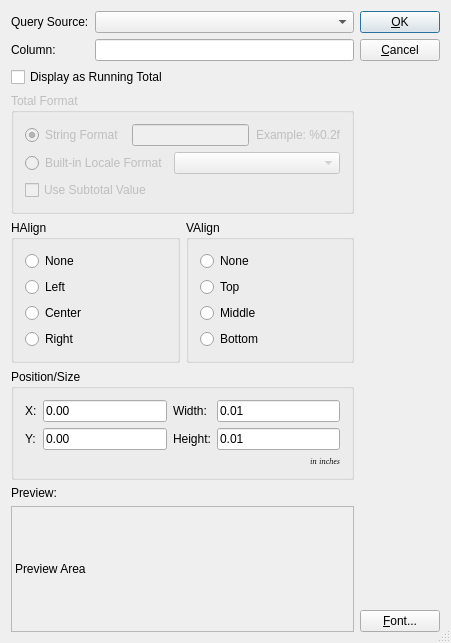
<ui version="4.0" >
 <author></author>
 <comment> * OpenRPT report writer and rendering engine
 * Copyright (C) 2001-2007 by OpenMFG, LLC
 *
 * This library is free software; you can redistribute it and/or
 * modify it under the terms of the GNU Lesser General Public
 * License as published by the Free Software Foundation; either
 * version 2.1 of the License, or (at your option) any later version.
 *
 * This library is distributed in the hope that it will be useful,
 * but WITHOUT ANY WARRANTY; without even the implied warranty of
 * MERCHANTABILITY or FITNESS FOR A PARTICULAR PURPOSE. See the GNU
 * Lesser General Public License for more details.
 *
 * You should have received a copy of the GNU Lesser General Public
 * License along with this library; if not, write to the Free Software
 * Foundation, Inc., 59 Temple Place, Suite 330, Boston, MA 02111-1307 USA
 * Please contact info@openmfg.com with any questions on this license.</comment>
 <exportmacro></exportmacro>
 <class>FieldEditor</class>
 <widget class="QDialog" name="FieldEditor" >
  <property name="geometry" >
   <rect>
    <x>0</x>
    <y>0</y>
    <width>451</width>
    <height>643</height>
   </rect>
  </property>
  <property name="sizePolicy" >
   <sizepolicy>
    <hsizetype>1</hsizetype>
    <vsizetype>1</vsizetype>
    <horstretch>0</horstretch>
    <verstretch>0</verstretch>
   </sizepolicy>
  </property>
  <property name="windowTitle" >
   <string>Properties (Field)</string>
  </property>
  <property name="sizeGripEnabled" >
   <bool>true</bool>
  </property>
  <layout class="QHBoxLayout" >
   <property name="margin" >
    <number>11</number>
   </property>
   <property name="spacing" >
    <number>6</number>
   </property>
   <item>
    <layout class="QVBoxLayout" >
     <property name="margin" >
      <number>0</number>
     </property>
     <property name="spacing" >
      <number>6</number>
     </property>
     <item>
      <layout class="QGridLayout" >
       <property name="margin" >
        <number>0</number>
       </property>
       <property name="spacing" >
        <number>6</number>
       </property>
       <item row="1" column="1" >
        <widget class="QLineEdit" name="tbColumn" />
       </item>
       <item row="0" column="0" >
        <widget class="QLabel" name="TextLabel1_3" >
         <property name="text" >
          <string>Query Source:</string>
         </property>
        </widget>
       </item>
       <item row="1" column="0" >
        <widget class="QLabel" name="TextLabel1" >
         <property name="sizePolicy" >
          <sizepolicy>
           <hsizetype>5</hsizetype>
           <vsizetype>1</vsizetype>
           <horstretch>0</horstretch>
           <verstretch>0</verstretch>
          </sizepolicy>
         </property>
         <property name="text" >
          <string>Column:</string>
         </property>
        </widget>
       </item>
       <item row="0" column="1" >
        <widget class="QComboBox" name="cbQuery" />
       </item>
      </layout>
     </item>
     <item>
      <widget class="QCheckBox" name="_cbRTotal" >
       <property name="text" >
        <string>Display as Running Total</string>
       </property>
      </widget>
     </item>
     <item>
      <widget class="QGroupBox" name="_gbRTotal" >
       <property name="enabled" >
        <bool>false</bool>
       </property>
       <property name="title" >
        <string>Total Format</string>
       </property>
       <layout class="QVBoxLayout" >
        <property name="margin" >
         <number>11</number>
        </property>
        <property name="spacing" >
         <number>6</number>
        </property>
        <item>
         <layout class="QHBoxLayout" >
          <property name="margin" >
           <number>0</number>
          </property>
          <property name="spacing" >
           <number>6</number>
          </property>
          <item>
           <widget class="QRadioButton" name="_rbStringFormat" >
            <property name="text" >
             <string>String Format </string>
            </property>
            <property name="checked" >
             <bool>true</bool>
            </property>
           </widget>
          </item>
          <item>
           <widget class="QLineEdit" name="_leRTotalFormat" />
          </item>
          <item>
           <widget class="QLabel" name="_lblRTotalExample" >
            <property name="sizePolicy" >
             <sizepolicy>
              <hsizetype>1</hsizetype>
              <vsizetype>5</vsizetype>
              <horstretch>0</horstretch>
              <verstretch>0</verstretch>
             </sizepolicy>
            </property>
            <property name="text" >
             <string>Example: %0.2f</string>
            </property>
            <property name="alignment" >
             <set>Qt::AlignRight|Qt::AlignTrailing|Qt::AlignVCenter</set>
            </property>
           </widget>
          </item>
         </layout>
        </item>
        <item>
         <layout class="QHBoxLayout" >
          <property name="margin" >
           <number>0</number>
          </property>
          <property name="spacing" >
           <number>6</number>
          </property>
          <item>
           <widget class="QRadioButton" name="_rbBuiltinFormat" >
            <property name="text" >
             <string>Built-in Locale Format</string>
            </property>
           </widget>
          </item>
          <item>
           <widget class="QComboBox" name="_cbBuiltinFormat" >
            <property name="enabled" >
             <bool>false</bool>
            </property>
            <property name="sizePolicy" >
             <sizepolicy>
              <hsizetype>3</hsizetype>
              <vsizetype>0</vsizetype>
              <horstretch>0</horstretch>
              <verstretch>0</verstretch>
             </sizepolicy>
            </property>
           </widget>
          </item>
         </layout>
        </item>
        <item>
         <widget class="QCheckBox" name="_cbSubTotal" >
          <property name="text" >
           <string>Use Subtotal Value</string>
          </property>
         </widget>
        </item>
       </layout>
      </widget>
     </item>
     <item>
      <layout class="QHBoxLayout" >
       <property name="margin" >
        <number>0</number>
       </property>
       <property name="spacing" >
        <number>6</number>
       </property>
       <item>
        <widget class="QGroupBox" name="bgHAlign" >
         <property name="sizePolicy" >
          <sizepolicy>
           <hsizetype>5</hsizetype>
           <vsizetype>1</vsizetype>
           <horstretch>0</horstretch>
           <verstretch>0</verstretch>
          </sizepolicy>
         </property>
         <property name="title" >
          <string>HAlign</string>
         </property>
         <layout class="QVBoxLayout" >
          <property name="margin" >
           <number>11</number>
          </property>
          <property name="spacing" >
           <number>6</number>
          </property>
          <item>
           <widget class="QRadioButton" name="rbHAlignNone" >
            <property name="text" >
             <string>None</string>
            </property>
           </widget>
          </item>
          <item>
           <widget class="QRadioButton" name="rbHAlignLeft" >
            <property name="text" >
             <string>Left</string>
            </property>
           </widget>
          </item>
          <item>
           <widget class="QRadioButton" name="rbHAlignCenter" >
            <property name="text" >
             <string>Center</string>
            </property>
           </widget>
          </item>
          <item>
           <widget class="QRadioButton" name="rbHAlignRight" >
            <property name="text" >
             <string>Right</string>
            </property>
           </widget>
          </item>
         </layout>
        </widget>
       </item>
       <item>
        <widget class="QGroupBox" name="bgVAlign" >
         <property name="sizePolicy" >
          <sizepolicy>
           <hsizetype>5</hsizetype>
           <vsizetype>1</vsizetype>
           <horstretch>0</horstretch>
           <verstretch>0</verstretch>
          </sizepolicy>
         </property>
         <property name="title" >
          <string>VAlign</string>
         </property>
         <layout class="QVBoxLayout" >
          <property name="margin" >
           <number>11</number>
          </property>
          <property name="spacing" >
           <number>6</number>
          </property>
          <item>
           <widget class="QRadioButton" name="rbVAlignNone" >
            <property name="text" >
             <string>None</string>
            </property>
           </widget>
          </item>
          <item>
           <widget class="QRadioButton" name="rbVAlignTop" >
            <property name="text" >
             <string>Top</string>
            </property>
           </widget>
          </item>
          <item>
           <widget class="QRadioButton" name="rbVAlignMiddle" >
            <property name="text" >
             <string>Middle</string>
            </property>
           </widget>
          </item>
          <item>
           <widget class="QRadioButton" name="rbVAlignBottom" >
            <property name="text" >
             <string>Bottom</string>
            </property>
           </widget>
          </item>
         </layout>
        </widget>
       </item>
      </layout>
     </item>
     <item>
      <widget class="QGroupBox" name="GroupBox1" >
       <property name="title" >
        <string>Position/Size</string>
       </property>
       <layout class="QGridLayout" >
        <property name="margin" >
         <number>11</number>
        </property>
        <property name="spacing" >
         <number>6</number>
        </property>
        <item row="1" column="3" >
         <widget class="QLineEdit" name="leHeight" >
          <property name="text" >
           <string>0.01</string>
          </property>
         </widget>
        </item>
        <item row="0" column="3" >
         <widget class="QLineEdit" name="leWidth" >
          <property name="text" >
           <string>0.01</string>
          </property>
         </widget>
        </item>
        <item row="1" column="0" >
         <widget class="QLabel" name="TextLabel2" >
          <property name="text" >
           <string>Y:</string>
          </property>
         </widget>
        </item>
        <item row="1" column="2" >
         <widget class="QLabel" name="TextLabel4" >
          <property name="text" >
           <string>Height:</string>
          </property>
         </widget>
        </item>
        <item row="0" column="0" >
         <widget class="QLabel" name="TextLabel1_3_2" >
          <property name="text" >
           <string>X:</string>
          </property>
         </widget>
        </item>
        <item row="0" column="2" >
         <widget class="QLabel" name="TextLabel3" >
          <property name="text" >
           <string>Width:</string>
          </property>
         </widget>
        </item>
        <item row="2" column="3" >
         <widget class="QLabel" name="TextLabel5" >
          <property name="font" >
           <font>
            <family>Helvetica [Cronyx]</family>
            <pointsize>6</pointsize>
            <weight>50</weight>
            <italic>true</italic>
            <bold>false</bold>
            <underline>false</underline>
            <strikeout>false</strikeout>
           </font>
          </property>
          <property name="text" >
           <string>in inches</string>
          </property>
          <property name="textFormat" >
           <enum>Qt::AutoText</enum>
          </property>
          <property name="alignment" >
           <set>Qt::AlignRight|Qt::AlignTrailing|Qt::AlignVCenter</set>
          </property>
         </widget>
        </item>
        <item row="1" column="1" >
         <widget class="QLineEdit" name="leYPos" >
          <property name="text" >
           <string>0.00</string>
          </property>
         </widget>
        </item>
        <item row="0" column="1" >
         <widget class="QLineEdit" name="leXPos" >
          <property name="text" >
           <string>0.00</string>
          </property>
         </widget>
        </item>
       </layout>
      </widget>
     </item>
     <item>
      <widget class="QLabel" name="TextLabel1_2" >
       <property name="sizePolicy" >
        <sizepolicy>
         <hsizetype>5</hsizetype>
         <vsizetype>1</vsizetype>
         <horstretch>0</horstretch>
         <verstretch>0</verstretch>
        </sizepolicy>
       </property>
       <property name="text" >
        <string>Preview:</string>
       </property>
      </widget>
     </item>
     <item>
      <widget class="QLabel" name="labelPreview" >
       <property name="sizePolicy" >
        <sizepolicy>
         <hsizetype>5</hsizetype>
         <vsizetype>7</vsizetype>
         <horstretch>0</horstretch>
         <verstretch>0</verstretch>
        </sizepolicy>
       </property>
       <property name="minimumSize" >
        <size>
         <width>0</width>
         <height>42</height>
        </size>
       </property>
       <property name="frameShape" >
        <enum>QFrame::StyledPanel</enum>
       </property>
       <property name="frameShadow" >
        <enum>QFrame::Sunken</enum>
       </property>
       <property name="text" >
        <string>Preview Area</string>
       </property>
       <property name="alignment" >
        <set>Qt::AlignVCenter</set>
       </property>
      </widget>
     </item>
    </layout>
   </item>
   <item>
    <layout class="QVBoxLayout" >
     <property name="margin" >
      <number>0</number>
     </property>
     <property name="spacing" >
      <number>6</number>
     </property>
     <item>
      <widget class="QPushButton" name="buttonOk" >
       <property name="text" >
        <string>&amp;OK</string>
       </property>
       <property name="shortcut" >
        <string>Alt+O</string>
       </property>
       <property name="autoDefault" >
        <bool>true</bool>
       </property>
       <property name="default" >
        <bool>true</bool>
       </property>
      </widget>
     </item>
     <item>
      <widget class="QPushButton" name="buttonCancel" >
       <property name="text" >
        <string>&amp;Cancel</string>
       </property>
       <property name="shortcut" >
        <string>Alt+C</string>
       </property>
       <property name="autoDefault" >
        <bool>true</bool>
       </property>
      </widget>
     </item>
     <item>
      <spacer>
       <property name="orientation" >
        <enum>Qt::Vertical</enum>
       </property>
       <property name="sizeType" >
        <enum>QSizePolicy::Expanding</enum>
       </property>
       <property name="sizeHint" >
        <size>
         <width>20</width>
         <height>20</height>
        </size>
       </property>
      </spacer>
     </item>
     <item>
      <widget class="QPushButton" name="btnFont" >
       <property name="text" >
        <string>&amp;Font...</string>
       </property>
      </widget>
     </item>
    </layout>
   </item>
  </layout>
 </widget>
 <layoutdefault spacing="6" margin="11" />
 <pixmapfunction>qPixmapFromMimeSource</pixmapfunction>
 <tabstops>
  <tabstop>cbQuery</tabstop>
  <tabstop>tbColumn</tabstop>
  <tabstop>_cbRTotal</tabstop>
  <tabstop>_rbStringFormat</tabstop>
  <tabstop>_leRTotalFormat</tabstop>
  <tabstop>_rbBuiltinFormat</tabstop>
  <tabstop>_cbBuiltinFormat</tabstop>
  <tabstop>_cbSubTotal</tabstop>
  <tabstop>rbHAlignNone</tabstop>
  <tabstop>rbHAlignLeft</tabstop>
  <tabstop>rbHAlignCenter</tabstop>
  <tabstop>rbHAlignRight</tabstop>
  <tabstop>rbVAlignNone</tabstop>
  <tabstop>rbVAlignTop</tabstop>
  <tabstop>rbVAlignMiddle</tabstop>
  <tabstop>rbVAlignBottom</tabstop>
  <tabstop>leXPos</tabstop>
  <tabstop>leWidth</tabstop>
  <tabstop>leYPos</tabstop>
  <tabstop>leHeight</tabstop>
  <tabstop>btnFont</tabstop>
  <tabstop>buttonOk</tabstop>
  <tabstop>buttonCancel</tabstop>
 </tabstops>
 <resources/>
 <connections>
  <connection>
   <sender>buttonOk</sender>
   <signal>clicked()</signal>
   <receiver>FieldEditor</receiver>
   <slot>accept()</slot>
   <hints>
    <hint type="sourcelabel" >
     <x>20</x>
     <y>20</y>
    </hint>
    <hint type="destinationlabel" >
     <x>20</x>
     <y>20</y>
    </hint>
   </hints>
  </connection>
  <connection>
   <sender>buttonCancel</sender>
   <signal>clicked()</signal>
   <receiver>FieldEditor</receiver>
   <slot>reject()</slot>
   <hints>
    <hint type="sourcelabel" >
     <x>20</x>
     <y>20</y>
    </hint>
    <hint type="destinationlabel" >
     <x>20</x>
     <y>20</y>
    </hint>
   </hints>
  </connection>
  <connection>
   <sender>_cbRTotal</sender>
   <signal>toggled(bool)</signal>
   <receiver>_gbRTotal</receiver>
   <slot>setEnabled(bool)</slot>
   <hints>
    <hint type="sourcelabel" >
     <x>20</x>
     <y>20</y>
    </hint>
    <hint type="destinationlabel" >
     <x>20</x>
     <y>20</y>
    </hint>
   </hints>
  </connection>
  <connection>
   <sender>_rbStringFormat</sender>
   <signal>toggled(bool)</signal>
   <receiver>_leRTotalFormat</receiver>
   <slot>setEnabled(bool)</slot>
   <hints>
    <hint type="sourcelabel" >
     <x>20</x>
     <y>20</y>
    </hint>
    <hint type="destinationlabel" >
     <x>20</x>
     <y>20</y>
    </hint>
   </hints>
  </connection>
  <connection>
   <sender>_rbStringFormat</sender>
   <signal>toggled(bool)</signal>
   <receiver>_lblRTotalExample</receiver>
   <slot>setEnabled(bool)</slot>
   <hints>
    <hint type="sourcelabel" >
     <x>20</x>
     <y>20</y>
    </hint>
    <hint type="destinationlabel" >
     <x>20</x>
     <y>20</y>
    </hint>
   </hints>
  </connection>
  <connection>
   <sender>_rbBuiltinFormat</sender>
   <signal>toggled(bool)</signal>
   <receiver>_cbBuiltinFormat</receiver>
   <slot>setEnabled(bool)</slot>
   <hints>
    <hint type="sourcelabel" >
     <x>20</x>
     <y>20</y>
    </hint>
    <hint type="destinationlabel" >
     <x>20</x>
     <y>20</y>
    </hint>
   </hints>
  </connection>
 </connections>
</ui>
